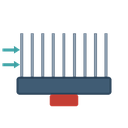

Source code (Python):
"""Finned Cold Plate — steady conduction through a fan-cooled baseplate.

The single tool behind the NAFEMS 2026 showcase (`designs/finned-plate-tool.md`). A
component dissipating a fixed heat load is mounted on the underside of a metal plate;
the finned upper surface sheds that heat into air driven by a fan. A real scikit-fem
(BSD-3) finite-element solve of steady conduction:

    div(k grad T) = 0

with a uniform heat flux over the component footprint on the underside, a Robin
(convective) condition on the top face carrying the fin array's effective coefficient,
and adiabatic edges and remaining underside — the plate is taken to be mounted against
an insulating enclosure.

**What the finite-element solve earns its place doing.** The fin array is a closed-form
lumped conductance (:mod:`fin_model`), so a purely analytic tool could report the mean
temperature. What it could *not* report is **spreading resistance**: the heat enters
over a 30 mm square and must fan out through the plate to reach a 100 mm square of
fins. That constriction scales as ``1/(k*thickness)``, so it is what makes base
thickness a real design variable, what puts a hot spot in the field, and what makes a
lower-conductivity metal cost something despite being lighter. It is genuinely a
field problem, which is why it is solved as one.

Outputs: peak component temperature, mass, thermal resistance, the derived air velocity
and fan power draw, a steady ``.vtu`` nodal temperature field, and a to-scale schematic
of the design that was run.

Pure scikit-fem + numpy + scipy + Pillow (all permissive). No gmsh.
"""

from __future__ import annotations

import json
from pathlib import Path
from typing import Any

import fin_model as fmod
import numpy as np
import plate_mesh as pmod
from schematic import write_schematic
from scipy.sparse.linalg import splu
from skfem import Basis, BilinearForm, ElementHex1, FacetBasis, Functional, LinearForm

#: Steady power dissipated by the mounted component. A tool-author constant, not a
#: design variable — exposing it would push the factor count past what a readable
#: coverage scatter matrix can carry (`designs/finned-plate-tool.md` §5).
HEAT_LOAD_W: float = 60.0

#: Production mesh density — 59,049 nodes, about 20 s per solve.
#:
#: **Must be identical for every run in a study.** The field surrogate compares fields
#: node-for-node, so changing this invalidates an existing archive rather than merely
#: refining it. ``n_x`` and ``n_y`` must be multiples of 20 (see
#: :func:`plate_mesh.build_plate`).
#:
#: Chosen for **field resolution**, not for accuracy: the peak temperature is already
#: converged to under 0.01 K on a mesh a quarter this size. What the finer mesh buys is
#: a 6,561-point top surface that renders as a smooth contour rather than a coarse
#: chequerboard, and a solve time long enough that replacing it with a millisecond
#: surrogate prediction is a fair comparison rather than a flattering one.
_N_X, _N_Y, _N_Z = 80, 80, 8


def solve_plate(
    *,
    fin_count: int,
    fin_height_m: float,
    base_thickness_m: float,
    fan_duty: float,
    material: fmod.Material,
    heat_load_w: float = HEAT_LOAD_W,
    n_x: int = _N_X,
    n_y: int = _N_Y,
    n_z: int = _N_Z,
) -> tuple[pmod.PlateMesh, np.ndarray, fmod.FinArray]:
    """Solve steady conduction through the plate; return mesh, nodal T, fin array."""
    array = fmod.evaluate(
        fin_count=fin_count,
        fin_height_m=fin_height_m,
        base_thickness_m=base_thickness_m,
        fan_duty=fan_duty,
        material=material,
    )
    plate = pmod.build_plate(base_thickness_m, n_x=n_x, n_y=n_y, n_z=n_z)
    mesh = plate.mesh
    basis = Basis(mesh, ElementHex1())

    conductivity = material.conductivity
    h_eff = array.h_effective
    air = fmod.AIR_INLET_C

    @BilinearForm
    def conduction(u: Any, v: Any, _w: Any) -> Any:
        gu, gv = u.grad, v.grad
        return conductivity * (gu[0] * gv[0] + gu[1] * gv[1] + gu[2] * gv[2])

    k_mat = conduction.assemble(basis)

    # Convective (Robin) cooling on the finned top face.
    fb_top = FacetBasis(mesh, ElementHex1(), facets=plate.top_facets)

    @BilinearForm
    def robin(u: Any, v: Any, _w: Any) -> Any:
        return h_eff * u * v

    @LinearForm
    def robin_load(v: Any, _w: Any) -> Any:
        return h_eff * air * v

    h_mat = robin.assemble(fb_top)
    f_conv = robin_load.assemble(fb_top)

    # Uniform heat flux over the component footprint on the underside.
    fb_comp = FacetBasis(mesh, ElementHex1(), facets=plate.component_facets)

    @Functional
    def _one(_w: Any) -> float:
        return 1.0

    comp_area = float(_one.assemble(fb_comp))
    if comp_area <= 0.0:
        raise SystemExit("the component footprint has no area — the mesh is degenerate")
    q_flux = heat_load_w / comp_area

    @LinearForm
    def heat_load_form(v: Any, _w: Any) -> Any:
        return q_flux * v

    f_heat = heat_load_form.assemble(fb_comp)

    lhs = (k_mat + h_mat).tocsc()
    temperature = splu(lhs).solve(f_conv + f_heat)

    # Guard against a degenerate system: the sparse solve can return a non-finite
    # field instead of raising, which would then flow Complete into studies and poison
    # a POD temperature surrogate. Fail cleanly instead — a confidently wrong result is
    # exactly the failure this showcase exists to warn about.
    if not np.isfinite(temperature).all():
        raise SystemExit(
            "The steady conduction solve produced a non-finite temperature field for "
            "these inputs (the system is degenerate — check the fin geometry and "
            "material combination). No result was written; this run is marked failed "
            "rather than emitting a non-physical field."
        )
    if temperature.min() < air - 1.0:
        raise SystemExit(
            f"The solve produced a temperature below the air inlet ({air} degC), which "
            "is not physically possible with a positive heat load. No result was "
            "written."
        )
    return plate, temperature, array


def _read_inputs() -> dict[str, Any]:
    payload = json.loads(Path("inputs/inputs.json").read_text(encoding="utf-8"))
    return {entry["name"]: entry["value"] for entry in payload["inputs"]}


def main() -> int:
    """Read the staged inputs, solve, and write the outputs document."""
    inputs = _read_inputs()
    material_name = str(inputs["material"])
    if material_name not in fmod.MATERIALS:
        raise SystemExit(
            f"unknown material {material_name!r}; expected one of {sorted(fmod.MATERIALS)}"
        )
    material = fmod.MATERIALS[material_name]
    fin_count = round(float(inputs["fin_count"]))
    fin_height_mm = float(inputs["fin_height"])
    base_thickness_mm = float(inputs["base_thickness"])
    fan_duty = float(inputs["fan_duty"]) / 100.0  # percent -> fraction

    plate, temperature, array = solve_plate(
        fin_count=fin_count,
        fin_height_m=fin_height_mm / 1000.0,
        base_thickness_m=base_thickness_mm / 1000.0,
        fan_duty=fan_duty,
        material=material,
    )

    point = array.operating_point
    t_source = float(temperature.max())
    t_mean = float(temperature.mean())
    thermal_resistance = (t_source - fmod.AIR_INLET_C) / HEAT_LOAD_W

    out_dir = Path("outputs")
    out_dir.mkdir(exist_ok=True)
    # The field file carries the SOLVED baseplate only. Fin geometry is display-only
    # and must never be added here: the field surrogate ingests this nodal array, and
    # unsolved nodes would corrupt it (`designs/finned-plate-tool.md` §7a).
    plate.mesh.save(str(out_dir / "temperature_field.vtu"), point_data={"temperature": temperature})

    write_schematic(
        out_dir / "design_schematic.png",
        section=pmod.cross_section_grid(plate, temperature),
        fin_count=fin_count,
        fin_height_mm=fin_height_mm,
        base_thickness_mm=base_thickness_mm,
        fan_duty_pct=float(inputs["fan_duty"]),
        material=material,
        t_source=t_source,
        mass_g=array.mass_g,
        velocity_ms=point.velocity_ms,
        turbulent=array.turbulent,
    )

    document = {
        "schema_version": 1,
        "tool_alias": "finned_plate",
        "outputs": [
            {
                "name": "t_source",
                "label": "Peak component temperature",
                "type": "number",
                "unit": "degC",
                "value": round(t_source, 2),
            },
            {
                "name": "mass",
                "label": "Plate + fin mass",
                "type": "number",
                "unit": "g",
                "value": round(array.mass_g, 2),
            },
            {
                "name": "thermal_resistance",
                "label": "Thermal resistance",
                "type": "number",
                "unit": "K/W",
                "value": round(thermal_resistance, 4),
            },
            {
                "name": "t_mean",
                "label": "Mean plate temperature",
                "type": "number",
                "unit": "degC",
                "value": round(t_mean, 2),
            },
            {
                "name": "air_velocity",
                "label": "Channel air velocity",
                "type": "number",
                "unit": "m/s",
                "value": round(point.velocity_ms, 3),
            },
            {
                "name": "fan_power",
                "label": "Fan power draw",
                "type": "number",
                "unit": "W",
                "value": round(point.fan_power_w, 4),
            },
            {
                "name": "temperature_field",
                "label": "Plate temperature field",
                "type": "file",
                "filename": "outputs/temperature_field.vtu",
            },
            {
                "name": "design_schematic",
                "label": "Design schematic",
                "type": "file",
                "filename": "outputs/design_schematic.png",
            },
        ],
    }
    (out_dir / "outputs.json").write_text(json.dumps(document, indent=2), encoding="utf-8")
    return 0


if __name__ == "__main__":
    raise SystemExit(main())
